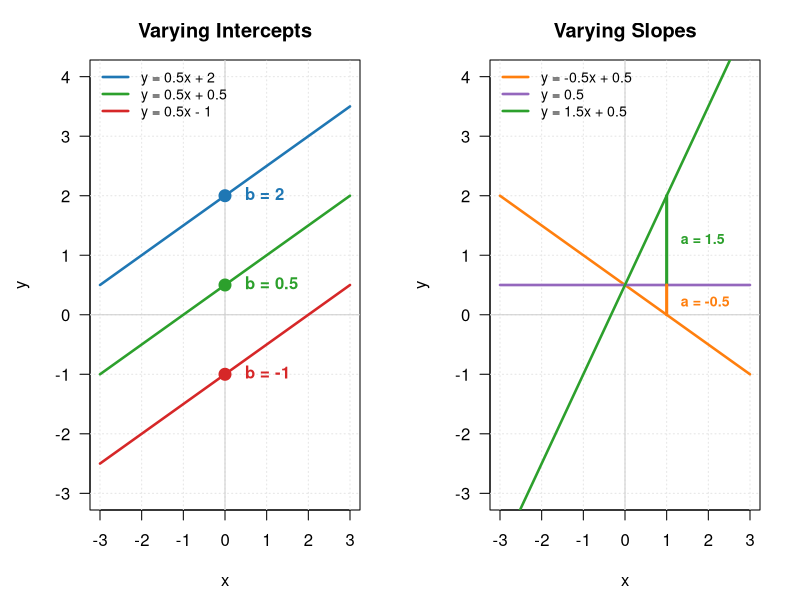
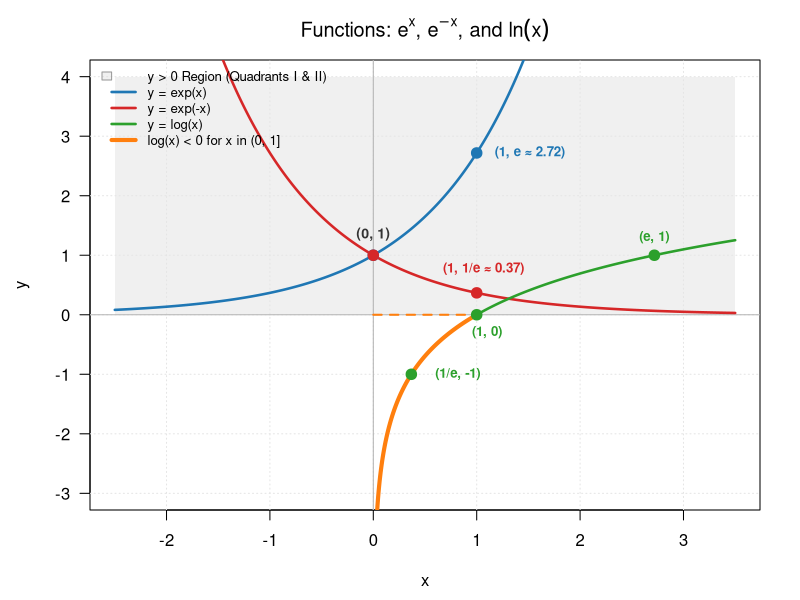
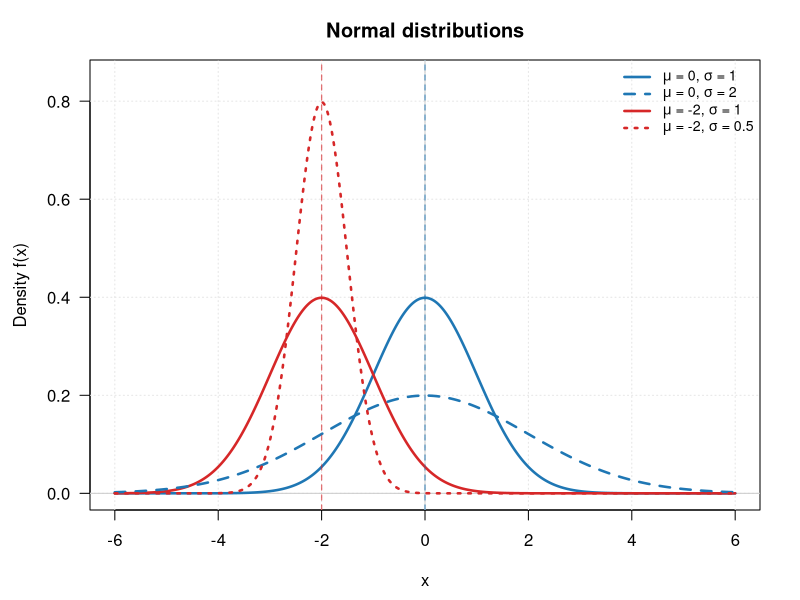
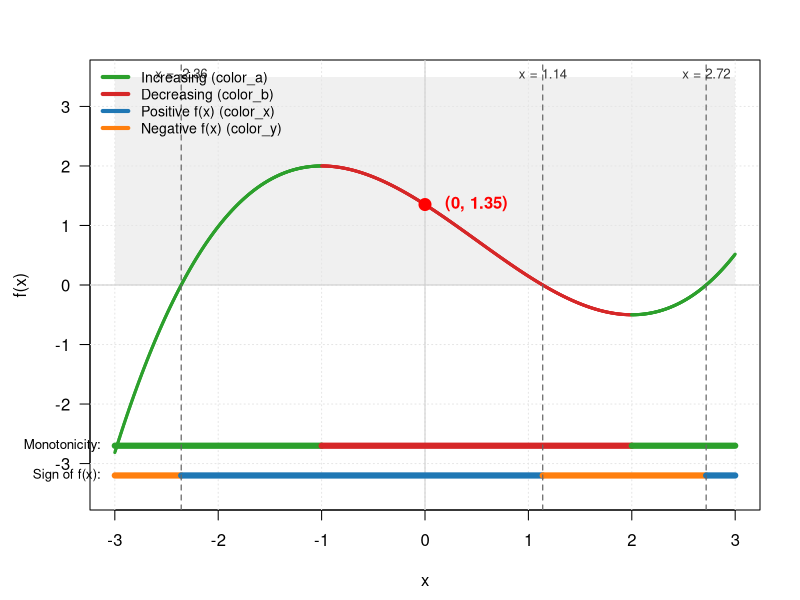

The R script that drew these images, in order:
## ---- chunk 1
#| label: fig-linear
#| fig-cap: "Illustration of varying the intercept (left) and the slope in y = ax + b."
# Set up side-by-side layout (1 row, 2 columns)
par(mfrow = c(1, 2), mar = c(4.5, 4.5, 3, 2))

# Common x domain and plot range
x <- seq(-3, 3, length.out = 100)
y_lim <- c(-3, 4)

# ==============================================================================
# LEFT PANEL: Varying Intercepts 
# ==============================================================================
plot(NA, xlim = c(-3, 3), ylim = y_lim, las = 1,
     main = "Varying Intercepts",
     xlab = "x", ylab = "y")
grid(col = "gray90", lty = "dotted")
abline(h = 0, v = 0, col = "gray80", lty = 1)

# Line 1: y = 0.5x + 2
lines(x, 0.5 * x + 2, col = "#1f77b4", lwd = 2.5)
# text(1.8, 0.5 * 1.8 + 2, labels = "y = 0.5x + 2", col = "#1f77b4", pos = 3, srt = 14, font = 2)

# Line 2: y = 0.5x + 0.5
lines(x, 0.5 * x + 0.5, col = "#2ca02c", lwd = 2.5)
# text(1.8, 0.5 * 1.8 + 0.5, labels = "y = 0.5x + 0.5", col = "#2ca02c", pos = 3, srt = 14, font = 2)

# Line 3: y = 0.5x - 1
lines(x, 0.5 * x - 1, col = "#d62728", lwd = 2.5)
# text(1.8, 0.5 * 1.8 - 1, labels = "y = 0.5x - 1", col = "#d62728", pos = 3, srt = 14, font = 2)

# Add Intercept Points & Labels (Left Panel)
intercepts_left <- c(2, 0.5, -1)
colors_left     <- c("#1f77b4", "#2ca02c", "#d62728")

points(rep(0, 3), intercepts_left, col = colors_left, pch = 19, cex = 1.6)
text(rep(0, 3), intercepts_left,
     labels = paste0("  b = ", intercepts_left),
     col = colors_left, pos = 4, font = 2)

# Add Legend to Left Panel
legend("topleft",
       legend = c("y = 0.5x + 2",
                  "y = 0.5x + 0.5",
                  "y = 0.5x - 1"),
       col = colors_left,
       lty = 1, lwd = 2.5, bty = "n", cex = 0.85)

# ==============================================================================
# RIGHT PANEL: Varying Slopes (Same Intercept b = 0.5)
# ==============================================================================
plot(NA, xlim = c(-3, 3), ylim = y_lim, las = 1,
     main = "Varying Slopes",
     xlab = "x", ylab = "y")
grid(col = "gray90", lty = "dotted")
abline(h = 0, v = 0, col = "gray80", lty = 1)

# Line 1: y = -1.5x + 0.5
lines(x, -0.5 * x + 0.5, col = "#ff7f0e", lwd = 2.5)
# text(-1.5, -1.5 * (-1.5) + 0.5, labels = "y = -1x + 0.5", col = "#9467bd", pos = 4, srt = -38, font = 2)

# Line 2: y = 0x + 0.5
lines(x, 0 * x + 0.5, col = "#9467bd", lwd = 2.5)
# text(1.5, 0.5, labels = "y = 0.5", col = "#ff7f0e", pos = 3, font = 2)

# Line 3: y = 1 x + 0.5
lines(x, 1.5 * x + 0.5, col = "#2ca02c", lwd = 2.5)
# text(1.5, 0.5 * 1.5 + 0.5, labels = "y = 1x + 0.5", col = "#2ca02c", pos = 3, srt = 14, font = 2)

# Add Intercept Point & Label (Right Panel - Shared at x = 0, y = 0.5)
#points(0, 0.5, col = "#333333", pch = 19, cex = 1.8)
#text(0, 0.5, labels = "  b = 0.5 (shared)", col = "#333333", pos = 2, font = 2)

colors_right <- c( "#ff7f0e","#9467bd", "#2ca02c")
legend("topleft",
       legend = c("y = -0.5x + 0.5",
                  "y = 0.5",
                  "y = 1.5x + 0.5"),
       col = colors_right,
       lty = 1, lwd = 2.5, bty = "n", cex = 0.85)

# 1. Segment from y = 0.5 to y = -1 (for y = 1.5x + 0.5, slope a = -1.5)
segments(1, 0.5, 1, 2, col = "#2ca02c", lty = 1, lwd = 3)
# points(1, -1.0, col = "#2ca02c", pch = 19, cex = 1.2)
text(1, 1.25, labels = " a = 1.5", col ="#2ca02c" , pos = 4, font = 2, cex = 0.85)

# # 2. Horizontal base indicator from x = 0 to x = 1 along y = 0.5
# segments(0, 0.5, 1, 0.5, col = "gray40", lty = 3, lwd = 1.5)

# 3. Segment from y = 0.5 to y = 1 (for y = -0.5x + 0.5, slope a = +0.5)
segments(1, 0.5, 1, 0, col = "#ff7f0e", lty = 1, lwd = 3)
# points(1, 1.0, col = "#ff7f0e", pch = 19, cex = 1.2)
text(1, 0.2, labels = " a = -0.5", col = "#ff7f0e", pos = 4, font = 2, cex = 0.85)


# Reset plotting layout parameter
par(mfrow = c(1, 1))
## ---- chunk 2
# Define the functions
f_exp_pos <- function(x) exp(x)
f_exp_neg <- function(x) exp(-x)
f_log     <- function(x) log(x)

# Setup plotting range and x domain
x_lim <- c(-2.5, 3.5)
y_lim <- c(-3, 4)

# Create domain vectors
x_full <- seq(-2.5, 3.5, length.out = 1000)
x_pos  <- seq(0.01, 3.5, length.out = 1000)  # Domain for log(x) > 0

# Color palette
col_exp_pos <- "#1f77b4"  # Blue for exp(x)
col_exp_neg <- "#d62728"  # Red for exp(-x)
col_log     <- "#2ca02c"  # Green for log(x)
col_neg_seg <- "#ff7f0e"  # Orange for log(x) negative segment

# 1. Blank Plot Frame
plot(NA, xlim = x_lim, ylim = y_lim, las = 1,
     main = expression(paste("Functions: ", e^x, ", ", e^-x, ", and ", ln(x))),
     xlab = "x", ylab = "y")

# 2. Gray rectangle for positive quadrants (y > 0, Quadrants I & II)
rect(xleft = x_lim[1], ybottom = 0, xright = x_lim[2], ytop = y_lim[2],
     col = adjustcolor("gray85", alpha.f = 0.4), border = NA)

# Grid and reference axes
grid(col = "gray90", lty = "dotted")
abline(h = 0, v = 0, col = "gray70", lty = 1)

# 3. Plot Function Curves
lines(x_full, f_exp_pos(x_full), col = col_exp_pos, lwd = 2.5)
lines(x_full, f_exp_neg(x_full), col = col_exp_neg, lwd = 2.5)
lines(x_pos,  f_log(x_pos),     col = col_log,     lwd = 2.5)

# 4. Highlight Segment where log(x) is negative for x in (0, 1]
x_log_neg <- seq(0.01, 1, length.out = 200)
lines(x_log_neg, f_log(x_log_neg), col = col_neg_seg, lwd = 4)
segments(0, 0, 1, 0, col = col_neg_seg, lty = 2, lwd = 2) # X-axis indicator

# 5. Points & Labels for Exponential Functions (x = 0, x = 1)
pts_exp_x <- c(0, 0, 1, 1)
pts_exp_y <- c(exp(0), exp(0), exp(1), exp(-1))
pts_exp_col <- c(col_exp_pos, col_exp_neg, col_exp_pos, col_exp_neg)
pts_exp_lbl <- c("(0, 1)", "(0, 1)", paste0("(1, e \u2248 ", round(exp(1), 2), ")"),
                 paste0("(1, 1/e \u2248 ", round(exp(-1), 2), ")"))

points(pts_exp_x, pts_exp_y, col = pts_exp_col, pch = 19, cex = 1.4)
text(0, exp(0) + 0.35, labels = "(0, 1)", col = "#333333", font = 2, cex = 0.85)
text(1, exp(1),  labels = paste0("  ", pts_exp_lbl[3]), col = col_exp_pos, pos = 4, font = 2, cex = 0.8)
text(0.5, 0.4 + exp(-1), labels = paste0("  ", pts_exp_lbl[4]), col = col_exp_neg, pos = 4, font = 2, cex = 0.8)

# 6. Points & Labels for Logarithm (x = 1/e, x = 1, x = e)
x_log_pts <- c(1/exp(1), 1, exp(1))
y_log_pts <- log(x_log_pts)
log_lbls  <- c("(1/e, -1)", "(1, 0)", "(e, 1)")

points(x_log_pts, y_log_pts, col = col_log, pch = 19, cex = 1.4)
text(0.45 + x_log_pts[1], y_log_pts[1] , labels = log_lbls[1], col = col_log, font = 2, cex = 0.8)
text(x_log_pts[2] + 0.1, y_log_pts[2] - 0.3, labels = log_lbls[2], col = col_log, font = 2, cex = 0.8)
text(x_log_pts[3], y_log_pts[3] + 0.3, labels = log_lbls[3], col = col_log, font = 2, cex = 0.8)

# Legend
legend("topleft",
       legend = c("y > 0 Region (Quadrants I & II)",
                  "y = exp(x)",
                  "y = exp(-x)",
                  "y = log(x)",
                  "log(x) < 0 for x in (0, 1]"),
       fill = c(adjustcolor("gray85", alpha.f = 0.4), NA, NA, NA, NA),
       border = c("gray60", NA, NA, NA, NA),
       col = c(NA, col_exp_pos, col_exp_neg, col_log, col_neg_seg),
       lty = c(NA, 1, 1, 1, 1), lwd = c(NA, 2.5, 2.5, 2.5, 4),
       bty = "n", cex = 0.8)
## ---- chunk 3
# Define parameter sets (mean and sd) for the 4 Gaussian PDFs
means <- c(0, -2, 0, -2)
sds   <- c(1, 1, 2, 0.5)

# Define color palette
colors <- c("#1f77b4", "#d62728", "#1f77b4", "#d62728")
linetype <- c(1, 1 , 2, 3 )

# Define x domain and function for evaluation
x <- seq(-6, 6, length.out = 1000)

# Set up blank plot frame
plot(NA, xlim = c(-6, 6), ylim = c(0, 0.85), las = 1,
     main = "Normal distributions",
     xlab = "x", ylab = "Density f(x)")

grid(col = "gray90", lty = "dotted")
abline(h = 0, v = 0, col = "gray80", lty = 1)

# Plot each Gaussian curve and mark its mean with a vertical line
for (i in 1:4) {
  y <- dnorm(x, mean = means[i], sd = sds[i])
  lines(x, y, col = colors[i], lwd = 2.5, lty = linetype[i])
  abline(v = means[i], col = adjustcolor(colors[i], alpha.f = 0.4), lty = 2, lwd = 1.2)
}

# Add Legend
legend("topright",
       legend = c(expression(paste(mu, " = 0, ", sigma, " = 1")),
                  expression(paste(mu, " = 0, ", sigma, " = 2")),
                  expression(paste(mu, " = -2, ", sigma, " = 1")),
                  expression(paste(mu, " = -2, ", sigma, " = 0.5"))),
       col = colors[c(1, 3, 2, 4)], lty = linetype[c(1, 3, 2, 4)], lwd = 2.5, bty = "n", cex = 0.85)
## ---- chunk 4
# 1. Define the cubic function and its derivative
f  <- function(x) (5/27)*x^3 - (5/18)*x^2 - (10/9)*x + (73/54)
df <- function(x) (5/9)*x^2 - (5/9)*x - (10/9)

# Define color scheme
color_a <- "#2ca02c"  # Increasing / Green
color_b <- "#d62728"  # Decreasing / Red
color_x <- "#1f77b4"  # Positive f(x) / Blue
color_y <- "#ff7f0e"  # Negative f(x) / Orange

# Domain setup x in [-3, 3]
x_lim <- c(-3, 3)
x_vals <- seq(-3, 3, length.out = 1000)
y_vals <- f(x_vals)
y_lim <- c(-3.5, 3.5)

# Calculate real roots where f(x) = 0
roots <- polyroot(c(73/54, -10/9, -5/18, 5/27))
real_roots <- sort(Re(roots[abs(Im(roots)) < 1e-6]))

# Critical points where f'(x) = 0 (x = -1 and x = 2)
crit_pts <- c(-1, 2)

# Set up blank plot frame
plot(NA, xlim = x_lim, ylim = y_lim,
     xlab = "x", ylab = "f(x)", las = 1)

rect(xleft = x_lim[1], ybottom = 0, xright = x_lim[2], ytop = y_lim[2],
     col = adjustcolor("gray85", alpha.f = 0.4), border = NA)

grid(col = "gray90", lty = "dotted")
abline(h = 0, v = 0, col = "gray80", lty = 1)

# 2. Color the main curve: color_a when increasing, color_b when decreasing
for (i in 1:(length(x_vals) - 1)) {
  mid_x <- (x_vals[i] + x_vals[i+1]) / 2
  seg_color <- if (df(mid_x) >= 0) color_a else color_b
  lines(x_vals[i:(i+1)], y_vals[i:(i+1)], col = seg_color, lwd = 3)
}

# 3. Add horizontal segments at the bottom for Increasing / Decreasing
y_seg1 <- -2.7
segments(-3, y_seg1, -1, y_seg1, col = color_a, lwd = 6)
segments(-1, y_seg1,  2, y_seg1, col = color_b, lwd = 6)
segments( 2, y_seg1,  3, y_seg1, col = color_a, lwd = 6)
text(-3, y_seg1, labels = "Monotonicity: ", pos = 2, xpd = TRUE, cex = 0.8)

# 4. Add horizontal segments at the bottom for Positive / Negative (color_x / color_y)
y_seg2 <- -3.2
segments(-3, y_seg2, real_roots[1], y_seg2, col = color_y, lwd = 6)
segments(real_roots[1], y_seg2, real_roots[2], y_seg2, col = color_x, lwd = 6)
segments(real_roots[2], y_seg2, real_roots[3], y_seg2, col = color_y, lwd = 6)
segments(real_roots[3], y_seg2, 3, y_seg2, col = color_x, lwd = 6)
text(-3, y_seg2, labels = "Sign of f(x): ", pos = 2, xpd = TRUE, cex = 0.8)

# # 5. Add vertical segments on the left y-axis for Positive / Negative f(x)
# x_left <- -3
# segments(x_left, 0, x_left, y_lim[2], col = color_x, lwd = 6, xpd = TRUE)
# segments(x_left, y_lim[1], x_left, 0, col = color_y, lwd = 6, xpd = TRUE)

# 6. Add dashed vertical lines with labels where f(x) = 0
for (r in real_roots) {
  abline(v = r, col = "gray40", lty = 2, lwd = 1.2)
  text(r, y_lim[2] - 0.2, labels = paste0("x = ", round(r, 2)),
       col = "gray20", pos = 3, cex = 0.8, xpd = TRUE)
}

# 7. Add red point at y = f(0)
y_0 <- f(0)
points(0, y_0, col = "red", pch = 19, cex = 1.6)
text(0, y_0, labels = paste0("  (0, ", round(y_0, 2), ")"), col = "red", pos = 4, font = 2)

# Legend
legend("topleft",
       legend = c("Increasing (color_a)", "Decreasing (color_b)",
                  "Positive f(x) (color_x)", "Negative f(x) (color_y)"),
       col = c(color_a, color_b, color_x, color_y),
       lwd = 4, bty = "n", cex = 0.85)
